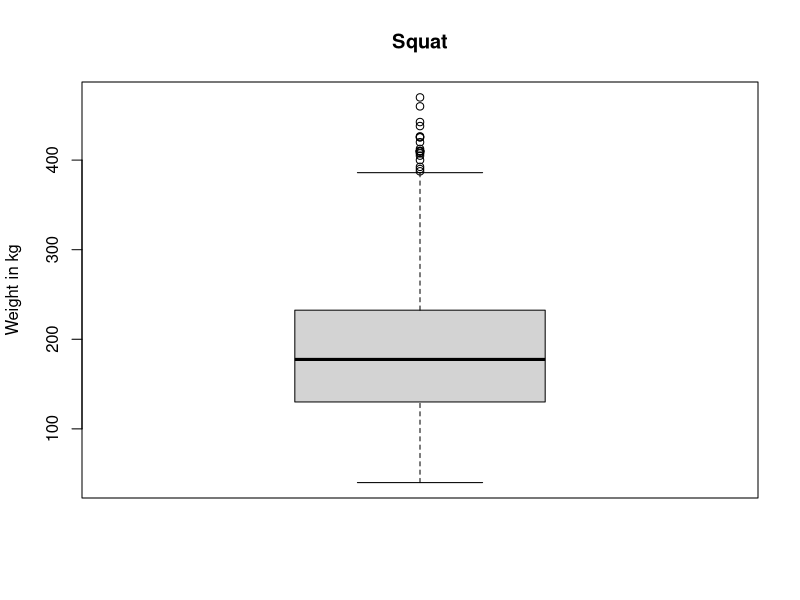

Recreate this plot in R.
## ---- chunk 1
knitr::opts_chunk$set(echo = FALSE)
## ---- chunk 2
data <- read.csv("shiny/data/openpowerlifting.csv")
boxplot(data$Best3SquatKg, main = "Squat", ylab = "Weight in kg")
